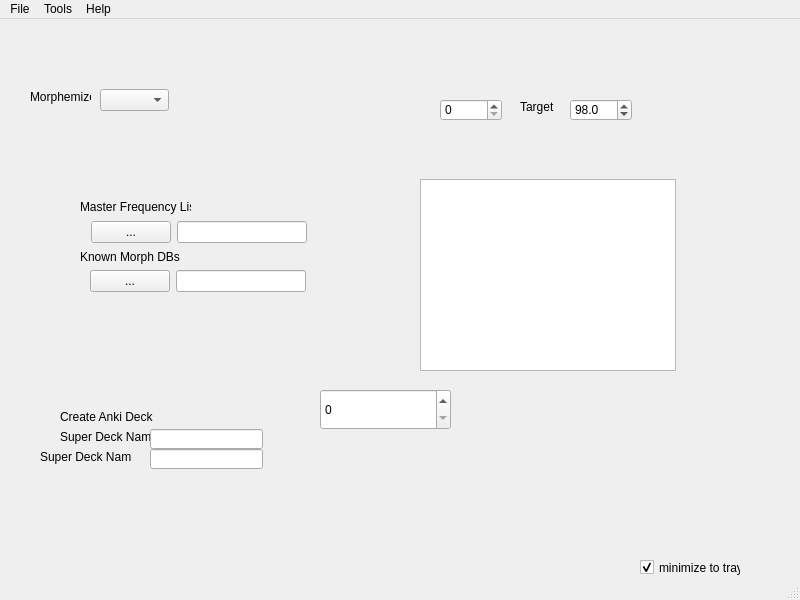
<?xml version="1.0" encoding="UTF-8"?>
<ui version="4.0">
 <class>MainWindow</class>
 <widget class="QMainWindow" name="MainWindow">
  <property name="geometry">
   <rect>
    <x>0</x>
    <y>0</y>
    <width>800</width>
    <height>600</height>
   </rect>
  </property>
  <property name="cursor">
   <cursorShape>ArrowCursor</cursorShape>
  </property>
  <property name="windowTitle">
   <string>MainWindow</string>
  </property>
  <property name="closeEvent" stdset="0">
   <string>ds</string>
  </property>
  <widget class="QWidget" name="centralwidget">
   <widget class="QLabel" name="MasterFreqLabel">
    <property name="geometry">
     <rect>
      <x>80</x>
      <y>180</y>
      <width>111</width>
      <height>16</height>
     </rect>
    </property>
    <property name="text">
     <string>Master Frequency List</string>
    </property>
   </widget>
   <widget class="QLabel" name="label_2">
    <property name="geometry">
     <rect>
      <x>80</x>
      <y>230</y>
      <width>111</width>
      <height>16</height>
     </rect>
    </property>
    <property name="text">
     <string>Known Morph DBs</string>
    </property>
   </widget>
   <widget class="QLabel" name="label_3">
    <property name="geometry">
     <rect>
      <x>60</x>
      <y>390</y>
      <width>111</width>
      <height>16</height>
     </rect>
    </property>
    <property name="text">
     <string>Create Anki Deck</string>
    </property>
   </widget>
   <widget class="QDoubleSpinBox" name="doubleSpinBox">
    <property name="geometry">
     <rect>
      <x>570</x>
      <y>80</y>
      <width>62</width>
      <height>22</height>
     </rect>
    </property>
    <property name="decimals">
     <number>1</number>
    </property>
    <property name="maximum">
     <double>100.000000000000000</double>
    </property>
    <property name="value">
     <double>98.000000000000000</double>
    </property>
   </widget>
   <widget class="QDoubleSpinBox" name="doubleSpinBox_2">
    <property name="geometry">
     <rect>
      <x>440</x>
      <y>80</y>
      <width>62</width>
      <height>22</height>
     </rect>
    </property>
    <property name="decimals">
     <number>0</number>
    </property>
   </widget>
   <widget class="QLabel" name="MasterFreqLabel_2">
    <property name="geometry">
     <rect>
      <x>520</x>
      <y>80</y>
      <width>41</width>
      <height>16</height>
     </rect>
    </property>
    <property name="text">
     <string>Target</string>
    </property>
   </widget>
   <widget class="QLabel" name="label_4">
    <property name="geometry">
     <rect>
      <x>60</x>
      <y>410</y>
      <width>111</width>
      <height>16</height>
     </rect>
    </property>
    <property name="text">
     <string>Super Deck Name</string>
    </property>
   </widget>
   <widget class="QLineEdit" name="MasterFreqEdit_2">
    <property name="geometry">
     <rect>
      <x>150</x>
      <y>410</y>
      <width>113</width>
      <height>20</height>
     </rect>
    </property>
   </widget>
   <widget class="QLineEdit" name="MasterFreqEdit_3">
    <property name="geometry">
     <rect>
      <x>150</x>
      <y>430</y>
      <width>113</width>
      <height>20</height>
     </rect>
    </property>
    <property name="text">
     <string/>
    </property>
   </widget>
   <widget class="QLabel" name="label_5">
    <property name="geometry">
     <rect>
      <x>40</x>
      <y>430</y>
      <width>91</width>
      <height>16</height>
     </rect>
    </property>
    <property name="text">
     <string>Super Deck Name</string>
    </property>
   </widget>
   <widget class="QSpinBox" name="spinBox">
    <property name="geometry">
     <rect>
      <x>320</x>
      <y>370</y>
      <width>131</width>
      <height>41</height>
     </rect>
    </property>
   </widget>
   <widget class="QComboBox" name="comboBox">
    <property name="geometry">
     <rect>
      <x>100</x>
      <y>70</y>
      <width>69</width>
      <height>22</height>
     </rect>
    </property>
   </widget>
   <widget class="QLabel" name="label">
    <property name="geometry">
     <rect>
      <x>30</x>
      <y>70</y>
      <width>61</width>
      <height>16</height>
     </rect>
    </property>
    <property name="text">
     <string>Morphemizer</string>
    </property>
   </widget>
   <widget class="QListWidget" name="listWidget">
    <property name="geometry">
     <rect>
      <x>420</x>
      <y>160</y>
      <width>256</width>
      <height>192</height>
     </rect>
    </property>
   </widget>
   <widget class="QWidget" name="layoutWidget">
    <property name="geometry">
     <rect>
      <x>90</x>
      <y>250</y>
      <width>216</width>
      <height>25</height>
     </rect>
    </property>
    <layout class="QHBoxLayout" name="horizontalLayout_2">
     <item>
      <widget class="QPushButton" name="pushButton_2">
       <property name="text">
        <string>...</string>
       </property>
      </widget>
     </item>
     <item>
      <widget class="QLineEdit" name="MasterFreqEdit"/>
     </item>
    </layout>
   </widget>
   <widget class="QWidget" name="layoutWidget">
    <property name="geometry">
     <rect>
      <x>91</x>
      <y>201</y>
      <width>216</width>
      <height>25</height>
     </rect>
    </property>
    <layout class="QHBoxLayout" name="horizontalLayout">
     <item>
      <widget class="QPushButton" name="masterFreqButton">
       <property name="text">
        <string>...</string>
       </property>
      </widget>
     </item>
     <item>
      <widget class="QLineEdit" name="lineEdit_2">
       <property name="text">
        <string/>
       </property>
      </widget>
     </item>
    </layout>
   </widget>
   <widget class="QCheckBox" name="minimize_to_tray">
    <property name="enabled">
     <bool>true</bool>
    </property>
    <property name="geometry">
     <rect>
      <x>640</x>
      <y>540</y>
      <width>101</width>
      <height>17</height>
     </rect>
    </property>
    <property name="text">
     <string>minimize to tray</string>
    </property>
    <property name="checked">
     <bool>true</bool>
    </property>
   </widget>
  </widget>
  <widget class="QMenuBar" name="menubar">
   <property name="geometry">
    <rect>
     <x>0</x>
     <y>0</y>
     <width>800</width>
     <height>21</height>
    </rect>
   </property>
   <widget class="QMenu" name="menuFile">
    <property name="title">
     <string>File</string>
    </property>
    <addaction name="actionProperties"/>
   </widget>
   <widget class="QMenu" name="menuHelp">
    <property name="title">
     <string>Help</string>
    </property>
    <addaction name="actionAbout"/>
    <addaction name="actionDonate"/>
   </widget>
   <widget class="QMenu" name="menuTool">
    <property name="title">
     <string>Tools</string>
    </property>
    <addaction name="actionEdit_properties"/>
   </widget>
   <addaction name="menuFile"/>
   <addaction name="menuTool"/>
   <addaction name="menuHelp"/>
  </widget>
  <widget class="QStatusBar" name="statusbar"/>
  <action name="actionProperties">
   <property name="text">
    <string>Properties</string>
   </property>
   <property name="shortcut">
    <string/>
   </property>
  </action>
  <action name="actionAbout">
   <property name="text">
    <string>About</string>
   </property>
  </action>
  <action name="actionDonate">
   <property name="text">
    <string>Donate</string>
   </property>
  </action>
  <action name="actionEdit_properties">
   <property name="text">
    <string>Preferences</string>
   </property>
  </action>
 </widget>
 <resources/>
 <connections>
  <connection>
   <sender>MainWindow</sender>
   <signal>destroyed()</signal>
   <receiver>MainWindow</receiver>
   <slot>close()</slot>
   <hints>
    <hint type="sourcelabel">
     <x>399</x>
     <y>299</y>
    </hint>
    <hint type="destinationlabel">
     <x>399</x>
     <y>299</y>
    </hint>
   </hints>
  </connection>
 </connections>
</ui>
